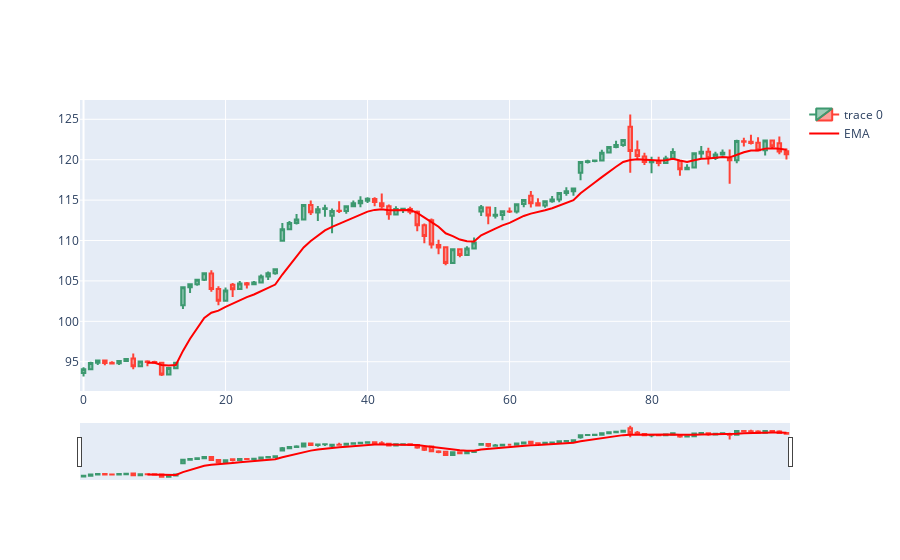

The cell this chart's notebook holds for it:
### Code cell
dfplt = df[0:100]
# Crear una gráfica de velas japonesas con plotly
import plotly.graph_objects as go

fig = go.Figure(data=[go.Candlestick(x=dfplt.index,
                                     open=dfplt["Open"],
                                     high=dfplt["High"],
                                     low=dfplt["Low"],
                                     close=dfplt["Close"]),
                                     go.Scatter(x=dfplt.index, y = dfplt.EMA, line=dict(color="red", width=2), name ="EMA")])

fig.show()
